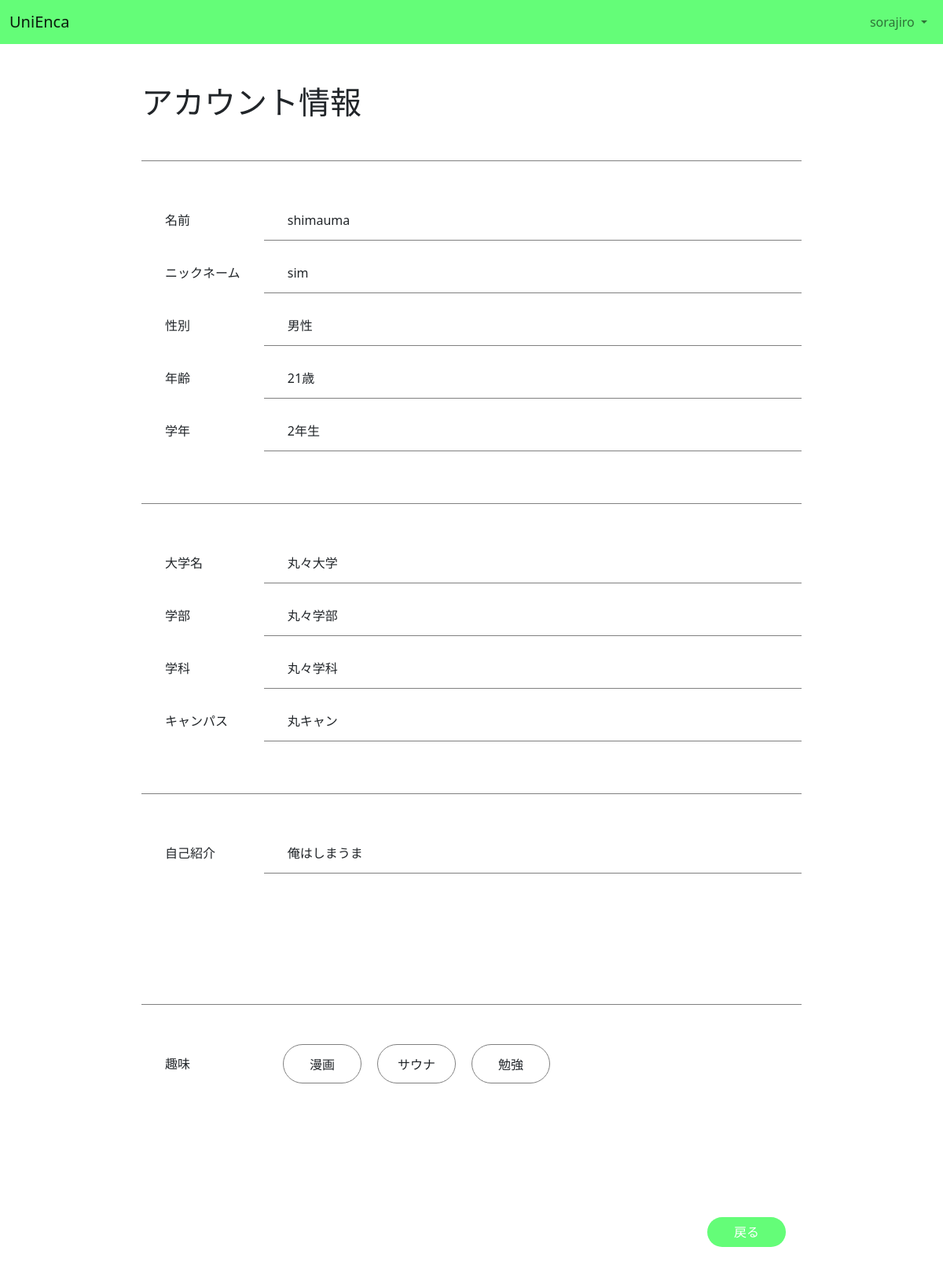
/profile/3/3/ (signed in), run on an earlier commit of the app's database.
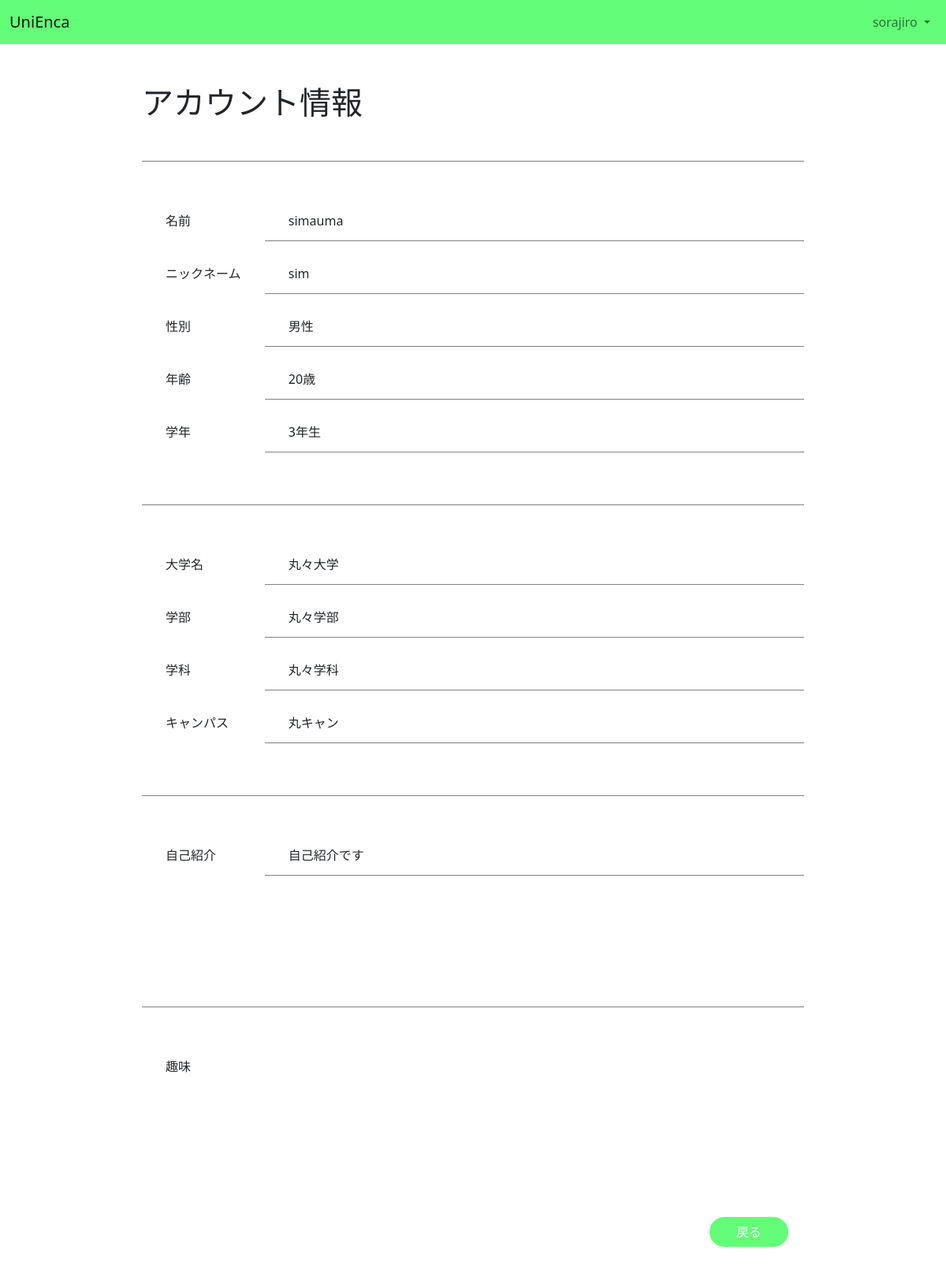
And on a later commit of the database.
### accounts/models.py (models this page shows, shortened)
class User(AbstractUser):
    email = models.EmailField("メールアドレス", unique=True)
    followings = models.ManyToManyField(
        "self", related_name="followers", symmetrical=False, blank=True
    )

class Profile(models.Model):
    user = models.OneToOneField(
        User, related_name="profile", on_delete=models.CASCADE
    )
    nickname = models.CharField(max_length=20, null=True, blank=True)
    gender = models.IntegerField(choices=Gender.choices, null=True, blank=True)
    grade = models.IntegerField(choices=Grade.choices, null=True, blank=True)
    age = models.IntegerField(
        validators=[
            MinValueValidator(18),
            MaxValueValidator(120),
        ],
        null=True,
        blank=True,
    )
    target = models.IntegerField(choices=Target.choices, null=True, blank=True)
    univ_name = models.CharField("大学名", max_length=20, null=True, blank=True)
    faculty = models.CharField("学部名", max_length=20, null=True, blank=True)
    major = models.CharField("学科名", max_length=20, null=True, blank=True)
    campus = models.CharField("キャンパス名", max_length=20, null=True, blank=True)
    profile_text = models.TextField(max_length=300, null=True, blank=True)
    hobby = models.ManyToManyField(Hobby, related_name="profiles", blank=True)

class Hobby(models.Model):
    hobby_name = models.CharField(max_length=30, null=True, blank=True)
    hobby_kind = models.IntegerField(
        choices=Hobby_kind.choices, null=True, blank=True
    )

### accounts/views.py (the view)
class ProfileView(View, LoginRequiredMixin):
    model = User
    template_name = "accounts/profile.html"
    def get(self, request, user_id, search_id):
        user = get_object_or_404(User, pk=user_id)
        ctxt = {
            "target_user": user,
            "search_id": search_id,
        }
        return render(request, self.template_name, ctxt)

### templates/accounts/profile.html
{% extends "base.html" %}
{% load static %}
{% block nav %}
{% include "_nav.html" %}
{% endblock %}
{% block content %}
<h1>アカウント情報</h1>
<div class="profile-userinfo profile-box">
    <div class="profile-item d-flex">
        <p class="profile-label">名前</p>
        <p class="profile-info">{{ target_user.username }}</p>
    </div>
    <div class="profile-item d-flex">
        <p class="profile-label">ニックネーム</p>
        <p class="profile-info">{{ target_user.profile.nickname }}</p>
    </div>
    {% if target_user.profile.gender == 0 %}
    <div class="profile-item d-flex">
        <p class="profile-label">性別</p>
        <p class="profile-info">男性</p>
    </div>
    {% elif target_user.profile.gender == 1 %}
    <div class="profile-item d-flex">
        <p class="profile-label">性別</p>
        <p class="profile-info">女性</p>
    </div>
    {% else %}
    <div class="profile-item d-flex">
        <p class="profile-label">性別</p>
        <p class="profile-info">その他</p>
    </div>
    {% endif %}
    <div class="profile-item d-flex">
        <p class="profile-label">年齢</p>
        <p class="profile-info">{{ target_user.profile.age }}歳</p>
    </div>
    <div class="profile-item d-flex">
        <p class="profile-label">学年</p>
        <p class="profile-info">{{ target_user.profile.grade }}年生</p>
    </div>
</div>
<div class="profile-univinfo profile-box">
    <div class="profile-item d-flex">
        <p class="profile-label">大学名</p>
        <p class="profile-info">{{ target_user.profile.univ_name }}</p>
    </div>
    <div class="profile-item d-flex">
        <p class="profile-label">学部</p>
        <p class="profile-info">{{ target_user.profile.faculty }}</p>
    </div>
    <div class="profile-item d-flex">
        <p class="profile-label">学科</p>
        <p class="profile-info">{{ target_user.profile.major }}</p>
    </div>
    <div class="profile-item d-flex">
        <p class="profile-label">キャンパス</p>
        <p class="profile-info">{{ target_user.profile.campus }}</p>
    </div>
</div>
<div class="profile-text profile-box">
    <div class="profile-item d-flex">
        <p class="profile-label">自己紹介</p>
        <p class="profile-info">{{ target_user.profile.profile_text }}</p>
    </div>
</div>
<div class="profile-hobby profile-box d-flex">
    <p class="profile-label">趣味</p>
    <div class="profile-item profile-item-hobby">
        {% for hobby in target_user.profile.hobby.all %}
        <div class="hobby-box">
            <p>{{ hobby.hobby_name }}</p>
        </div>
        {% endfor %}
    </div>
</div>
<a href="{% url 'matching:search' search_id %}">
    <button class="btn btn-unienca btn-profile-return float-end">
        戻る
    </button>
</a>
{% endblock %}

What changed in the data, as far as the page shows it:
removed Hobby: hobby_name "漫画"
removed Hobby: hobby_name "サウナ"
removed Hobby: hobby_name "勉強"
changed User "sim": username "shimauma" → "simauma"; profile.age "21" → "20"; profile.grade "2" → "3"; profile.profile_text "俺はしまうま" → "自己紹介です"
